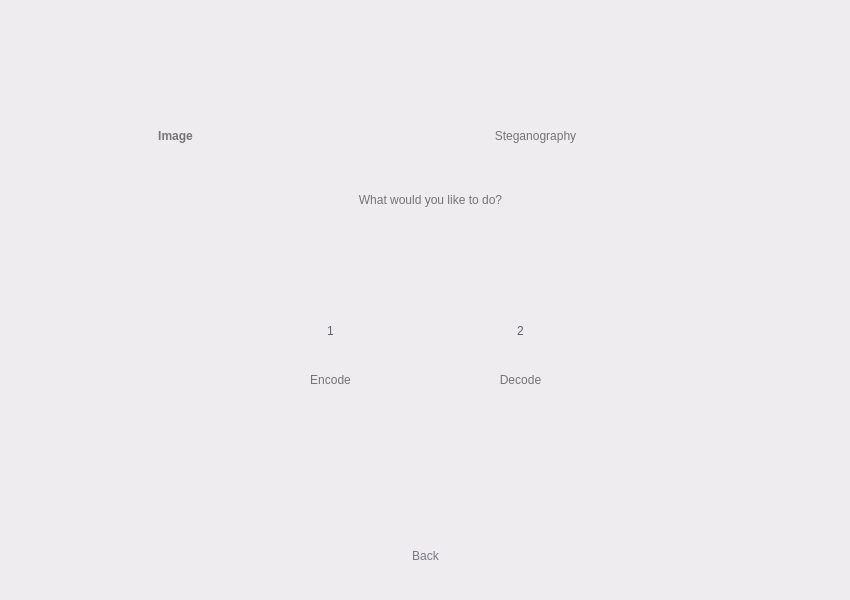
<?xml version="1.0" encoding="UTF-8"?>
<ui version="4.0">
 <class>Widget</class>
 <widget class="QWidget" name="Widget">
  <property name="geometry">
   <rect>
    <x>0</x>
    <y>0</y>
    <width>850</width>
    <height>600</height>
   </rect>
  </property>
  <property name="windowTitle">
   <string>Widget</string>
  </property>
  <property name="styleSheet">
   <string notr="true">background-color: rgb(238, 236, 239);</string>
  </property>
  <widget class="QWidget" name="widget1" native="true">
   <property name="geometry">
    <rect>
     <x>0</x>
     <y>0</y>
     <width>850</width>
     <height>600</height>
    </rect>
   </property>
   <property name="styleSheet">
    <string notr="true">QWidget#widget1 {background-color: rgb(246, 245, 247);};

</string>
   </property>
   <widget class="QLabel" name="label">
    <property name="geometry">
     <rect>
      <x>30</x>
      <y>60</y>
      <width>291</width>
      <height>151</height>
     </rect>
    </property>
    <property name="styleSheet">
     <string notr="true">background-color: rgba(255, 255, 255, 0);
color: rgb(116, 116, 118);
font: 75 72pt &quot;Product Sans&quot;;
font-weight: bold;
</string>
    </property>
    <property name="text">
     <string>Image</string>
    </property>
    <property name="alignment">
     <set>Qt::AlignCenter</set>
    </property>
   </widget>
   <widget class="QPushButton" name="pushButton">
    <property name="geometry">
     <rect>
      <x>300</x>
      <y>300</y>
      <width>61</width>
      <height>61</height>
     </rect>
    </property>
    <property name="styleSheet">
     <string notr="true">font: 17pt &quot;Product Sans&quot;;
color: rgb(96, 99, 103);
border-radius: 25px;
</string>
    </property>
    <property name="text">
     <string>1</string>
    </property>
   </widget>
   <widget class="QLabel" name="label_2">
    <property name="geometry">
     <rect>
      <x>280</x>
      <y>60</y>
      <width>511</width>
      <height>151</height>
     </rect>
    </property>
    <property name="styleSheet">
     <string notr="true">background-color: rgba(255, 255, 255, 0);
color: rgb(116, 116, 118);
font: 75 72pt &quot;Product Sans&quot;;
</string>
    </property>
    <property name="text">
     <string>Steganography</string>
    </property>
    <property name="alignment">
     <set>Qt::AlignCenter</set>
    </property>
   </widget>
   <widget class="QLabel" name="label_3">
    <property name="geometry">
     <rect>
      <x>310</x>
      <y>190</y>
      <width>241</width>
      <height>20</height>
     </rect>
    </property>
    <property name="styleSheet">
     <string notr="true">background-color: rgba(255, 255, 255, 0);
font: 16pt &quot;Product Sans&quot;;
color: rgb(116, 116, 118);</string>
    </property>
    <property name="text">
     <string>What would you like to do?</string>
    </property>
    <property name="alignment">
     <set>Qt::AlignCenter</set>
    </property>
   </widget>
   <widget class="QLabel" name="label_4">
    <property name="geometry">
     <rect>
      <x>260</x>
      <y>370</y>
      <width>141</width>
      <height>20</height>
     </rect>
    </property>
    <property name="styleSheet">
     <string notr="true">background-color: rgba(255, 255, 255, 0);
font: 16pt &quot;Product Sans&quot;;
color: rgb(116, 116, 118);</string>
    </property>
    <property name="text">
     <string>Encode</string>
    </property>
    <property name="alignment">
     <set>Qt::AlignCenter</set>
    </property>
   </widget>
   <widget class="QLabel" name="label_5">
    <property name="geometry">
     <rect>
      <x>450</x>
      <y>370</y>
      <width>141</width>
      <height>20</height>
     </rect>
    </property>
    <property name="styleSheet">
     <string notr="true">background-color: rgba(255, 255, 255, 0);
font: 16pt &quot;Product Sans&quot;;
color: rgb(116, 116, 118);</string>
    </property>
    <property name="text">
     <string>Decode</string>
    </property>
    <property name="alignment">
     <set>Qt::AlignCenter</set>
    </property>
   </widget>
   <widget class="QPushButton" name="pushButton_2">
    <property name="geometry">
     <rect>
      <x>490</x>
      <y>300</y>
      <width>61</width>
      <height>61</height>
     </rect>
    </property>
    <property name="styleSheet">
     <string notr="true">font: 17pt &quot;Product Sans&quot;;
color: rgb(96, 99, 103);
border-radius: 25px;
</string>
    </property>
    <property name="text">
     <string>2</string>
    </property>
   </widget>
   <widget class="QPushButton" name="backButton">
    <property name="geometry">
     <rect>
      <x>390</x>
      <y>540</y>
      <width>71</width>
      <height>31</height>
     </rect>
    </property>
    <property name="styleSheet">
     <string notr="true">font: 12pt &quot;Product Sans&quot;;
color: rgb(118, 121, 128);
background-color: rgba(255, 255, 255, 0);
border-radius: 15px;
</string>
    </property>
    <property name="text">
     <string>Back</string>
    </property>
   </widget>
  </widget>
 </widget>
 <resources/>
 <connections/>
</ui>
